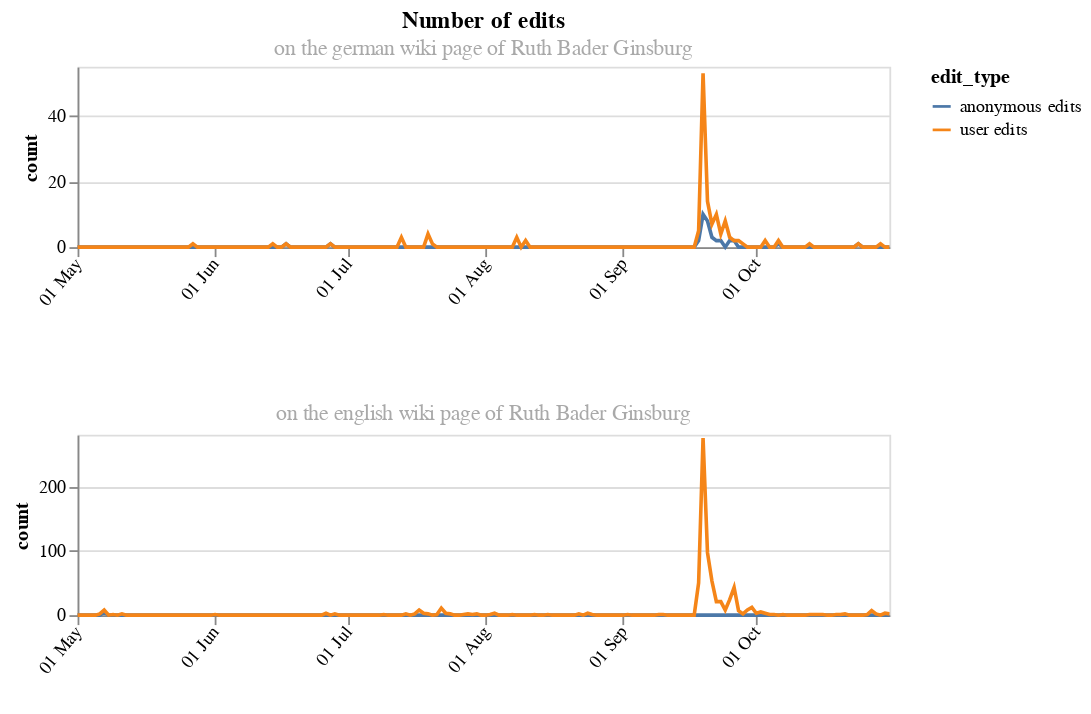

Here is the notebook cell this chart was saved with:
### Code cell
de_chart = alt.Chart(de_edits).mark_line().encode(
    x= alt.X('timestamp:T', 
             axis=alt.Axis(grid=False, title=' ',  
             labelAngle=-50, format="%d %b"),
             #scale=alt.Scale(domain=interval.ref())
            ),
    y= alt.Y('count:Q'),
    color= 'edit_type:N',
    tooltip=['timestamp:T', 'count:Q']
).properties(
    width=450,
    height=100,
    title={
      "text": ["Number of edits"], 
      "subtitle": ["on the german wiki page of Ruth Bader Ginsburg"],
      "color": "black",
      "subtitleColor": "darkgray"    
    }
)

en_chart = alt.Chart(en_edits).mark_line().encode(
    x= alt.X('timestamp:T', 
             axis=alt.Axis(grid=False, title=' ',  
             labelAngle=-50, format="%d %b"),
             #scale=alt.Scale(domain=interval.ref())
            ),
    y= alt.Y('count:Q'),
    color= 'edit_type:N',
    tooltip=['timestamp:T', 'count:Q']
).properties(
    width=450,
    height=100,
    title={
      "text": [""], 
      "subtitle": ["on the english wiki page of Ruth Bader Ginsburg"],
      "subtitleColor": "darkgray"    
    }
)
    
de_chart & en_chart

### Figure 1 — Vega-Lite specification as saved in the notebook (floating-point values rounded to 4 significant figures; data arrays with more than 128 entries replaced by an {"elided": "..."} marker saying what was removed)
{"config": {"view": {"continuousWidth": 400, "continuousHeight": 300}}, "vconcat": [{"data": {"name": "data-490aec2c6243926dfff04e62cfcb6e5f"}, "mark": "line", "encoding": {"color": {"type": "nominal", "field": "edit_type"}, "tooltip": [{"type": "temporal", "field": "timestamp"}, {"type": "quantitative", "field": "count"}], "x": {"type": "temporal", "axis": {"format": "%d %b", "grid": false, "labelAngle": -50, "title": " "}, "field": "timestamp"}, "y": {"type": "quantitative", "field": "count"}}, "height": 100, "title": {"text": ["Number of edits"], "subtitle": ["on the german wiki page of Ruth Bader Ginsburg"], "color": "black", "subtitleColor": "darkgray"}, "width": 450}, {"data": {"name": "data-54cc3d717842902e876d64d754aefe88"}, "mark": "line", "encoding": {"color": {"type": "nominal", "field": "edit_type"}, "tooltip": [{"type": "temporal", "field": "timestamp"}, {"type": "quantitative", "field": "count"}], "x": {"type": "temporal", "axis": {"format": "%d %b", "grid": false, "labelAngle": -50, "title": " "}, "field": "timestamp"}, "y": {"type": "quantitative", "field": "count"}}, "height": 100, "title": {"text": [""], "subtitle": ["on the english wiki page of Ruth Bader Ginsburg"], "subtitleColor": "darkgray"}, "width": 450}], "$schema": "https://vega.github.io/schema/vega-lite/v4.8.1.json", "datasets": {"data-490aec2c6243926dfff04e62cfcb6e5f": {"elided": "368 records"}, "data-54cc3d717842902e876d64d754aefe88": {"elided": "368 records"}}}
